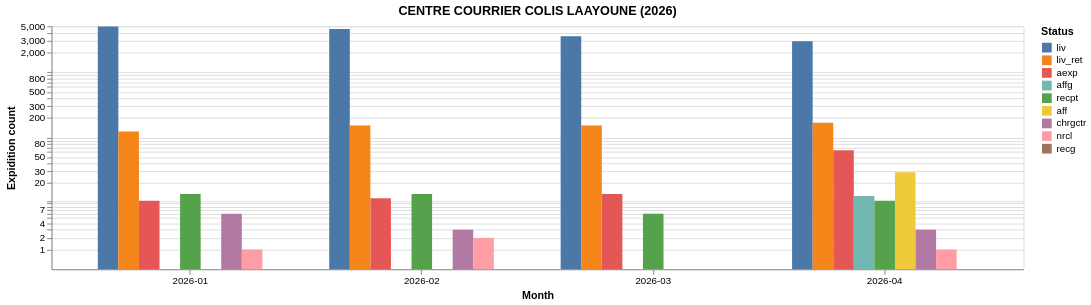
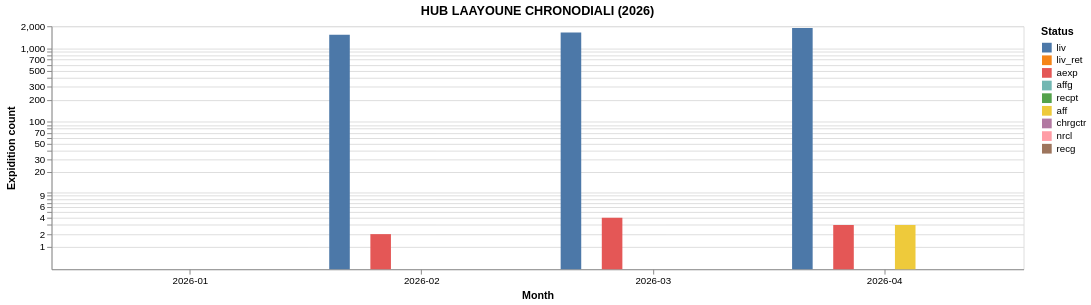
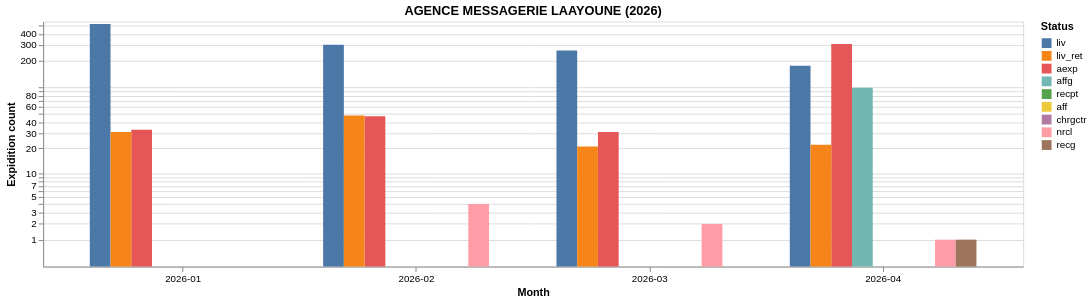
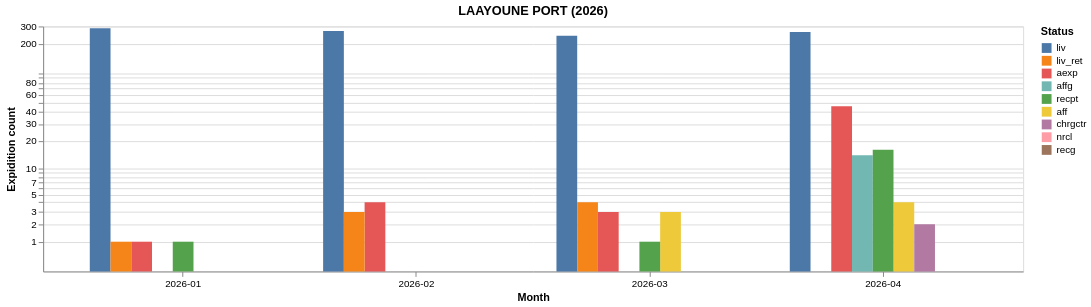

These figures' notebook cell, in order:
### Code cell
df_plot = prepare_data(data, "1mo", pl.date(2026, 1, 1))
sites_by_total = ordered_by_total(df_plot, "SITE_DERNIER_STATUT")
status_by_total = ordered_by_total(df_plot, "DERNIER_STATUT")

for site in sites_by_total:
    chart = (
        alt.Chart(df_plot.filter(SITE_DERNIER_STATUT=site))
        .mark_bar()
        .encode(
            x=alt.X("YEAR_MONTH:N", sort=None, title="Month"),
            y=alt.Y("COUNT:Q", title="Expidition count")
            .scale(type="symlog")
            .axis(values=LogLocator(subs=range(1, 10)).tick_values(10, 100000)),
            color=alt.Color("DERNIER_STATUT:N", title="Status", sort=status_by_total),
            xOffset=alt.XOffset("DERNIER_STATUT:N", sort=status_by_total),
        )
        .properties(width=1000, height=250, title=f"{site} (2026)")
        .configure_axisX(labelAngle=0)
    )

    chart.show()
    # chart.save(f"charts/package_count_2026_by_month_{site}.png")

### Figure 1 — Vega-Lite specification as saved in the notebook (floating-point values rounded to 4 significant figures)
{"config": {"view": {"continuousWidth": 300, "continuousHeight": 300}, "axisX": {"labelAngle": 0}}, "data": {"name": "data-56ee0894988f301078cf0d401d5d0682"}, "mark": {"type": "bar"}, "encoding": {"color": {"field": "DERNIER_STATUT", "sort": ["liv", "liv_ret", "aexp", "affg", "recpt", "aff", "chrgctr", "nrcl", "recg"], "title": "Status", "type": "nominal"}, "x": {"field": "YEAR_MONTH", "sort": null, "title": "Month", "type": "nominal"}, "xOffset": {"field": "DERNIER_STATUT", "sort": ["liv", "liv_ret", "aexp", "affg", "recpt", "aff", "chrgctr", "nrcl", "recg"], "type": "nominal"}, "y": {"axis": {"values": [1.0, 2.0, 3.0, 4.0, 5.0, 6.0, 7.0, 8.0, 9.0, 10.0, 20.0, 30.0, 40.0, 50.0, 60.0, 70.0, 80.0, 90.0, 100.0, 200.0, 300.0, 400.0, 500.0, 600.0, 700.0, 800.0, 900.0, 1000.0, 2000.0, 3000.0, 4000.0, 5000.0, 6000.0, 7000.0, 8000.0, 9000.0, 10000.0, 20000.0, 30000.0, 40000.0, 50000.0, 60000.0, 70000.0, 80000.0, 90000.0, 100000.0, 200000.0, 300000.0, 400000.0, 500000.0, 600000.0, 700000.0, 800000.0, 900000.0, 1000000.0, 2000000.0, 3000000.0, 4000000.0, 5000000.0, 6000000.0, 7000000.0, 8000000.0, 9000000.0]}, "field": "COUNT", "scale": {"type": "symlog"}, "title": "Expidition count", "type": "quantitative"}}, "height": 250, "title": "CENTRE COURRIER COLIS LAAYOUNE (2026)", "width": 1000, "$schema": "https://vega.github.io/schema/vega-lite/v6.4.1.json", "datasets": {"data-56ee0894988f301078cf0d401d5d0682": [{"SITE_DERNIER_STATUT": "CENTRE COURRIER COLIS LAAYOUNE", "DERNIER_STATUT": "aexp", "DATE_DERNIER_STATUT": "2026-01-01T00:00:00", "COUNT": 10, "YEAR_MONTH": "2026-01", "YEAR": "2026", "MONTH": "01", "MONTH_NAME": "Jan"}, {"SITE_DERNIER_STATUT": "CENTRE COURRIER COLIS LAAYOUNE", "DERNIER_STATUT": "aff", "DATE_DERNIER_STATUT": "2026-01-01T00:00:00", "COUNT": 0, "YEAR_MONTH": "2026-01", "YEAR": "2026", "MONTH": "01", "MONTH_NAME": "Jan"}, {"SITE_DERNIER_STATUT": "CENTRE COURRIER COLIS LAAYOUNE", "DERNIER_STATUT": "affg", "DATE_DERNIER_STATUT": "2026-01-01T00:00:00", "COUNT": 0, "YEAR_MONTH": "2026-01", "YEAR": "2026", "MONTH": "01", "MONTH_NAME": "Jan"}, {"SITE_DERNIER_STATUT": "CENTRE COURRIER COLIS LAAYOUNE", "DERNIER_STATUT": "chrgctr", "DATE_DERNIER_STATUT": "2026-01-01T00:00:00", "COUNT": 6, "YEAR_MONTH": "2026-01", "YEAR": "2026", "MONTH": "01", "MONTH_NAME": "Jan"}, {"SITE_DERNIER_STATUT": "CENTRE COURRIER COLIS LAAYOUNE", "DERNIER_STATUT": "liv", "DATE_DERNIER_STATUT": "2026-01-01T00:00:00", "COUNT": 4971, "YEAR_MONTH": "2026-01", "YEAR": "2026", "MONTH": "01", "MONTH_NAME": "Jan"}, {"SITE_DERNIER_STATUT": "CENTRE COURRIER COLIS LAAYOUNE", "DERNIER_STATUT": "liv_ret", "DATE_DERNIER_STATUT": "2026-01-01T00:00:00", "COUNT": 124, "YEAR_MONTH": "2026-01", "YEAR": "2026", "MONTH": "01", "MONTH_NAME": "Jan"}, {"SITE_DERNIER_STATUT": "CENTRE COURRIER COLIS LAAYOUNE", "DERNIER_STATUT": "nrcl", "DATE_DERNIER_STATUT": "2026-01-01T00:00:00", "COUNT": 1, "YEAR_MONTH": "2026-01", "YEAR": "2026", "MONTH": "01", "MONTH_NAME": "Jan"}, {"SITE_DERNIER_STATUT": "CENTRE COURRIER COLIS LAAYOUNE", "DERNIER_STATUT": "recg", "DATE_DERNIER_STATUT": "2026-01-01T00:00:00", "COUNT": 0, "YEAR_MONTH": "2026-01", "YEAR": "2026", "MONTH": "01", "MONTH_NAME": "Jan"}, {"SITE_DERNIER_STATUT": "CENTRE COURRIER COLIS LAAYOUNE", "DERNIER_STATUT": "recpt", "DATE_DERNIER_STATUT": "2026-01-01T00:00:00", "COUNT": 13, "YEAR_MONTH": "2026-01", "YEAR": "2026", "MONTH": "01", "MONTH_NAME": "Jan"}, {"SITE_DERNIER_STATUT": "CENTRE COURRIER COLIS LAAYOUNE", "DERNIER_STATUT": "aexp", "DATE_DERNIER_STATUT": "2026-02-01T00:00:00", "COUNT": 11, "YEAR_MONTH": "2026-02", "YEAR": "2026", "MONTH": "02", "MONTH_NAME": "Feb"}, {"SITE_DERNIER_STATUT": "CENTRE COURRIER COLIS LAAYOUNE", "DERNIER_STATUT": "aff", "DATE_DERNIER_STATUT": "2026-02-01T00:00:00", "COUNT": 0, "YEAR_MONTH": "2026-02", "YEAR": "2026", "MONTH": "02", "MONTH_NAME": "Feb"}, {"SITE_DERNIER_STATUT": "CENTRE COURRIER COLIS LAAYOUNE", "DERNIER_STATUT": "affg", "DATE_DERNIER_STATUT": "2026-02-01T00:00:00", "COUNT": 0, "YEAR_MONTH": "2026-02", "YEAR": "2026", "MONTH": "02", "MONTH_NAME": "Feb"}, {"SITE_DERNIER_STATUT": "CENTRE COURRIER COLIS LAAYOUNE", "DERNIER_STATUT": "chrgctr", "DATE_DERNIER_STATUT": "2026-02-01T00:00:00", "COUNT": 3, "YEAR_MONTH": "2026-02", "YEAR": "2026", "MONTH": "02", "MONTH_NAME": "Feb"}, {"SITE_DERNIER_STATUT": "CENTRE COURRIER COLIS LAAYOUNE", "DERNIER_STATUT": "liv", "DATE_DERNIER_STATUT": "2026-02-01T00:00:00", "COUNT": 4556, "YEAR_MONTH": "2026-02", "YEAR": "2026", "MONTH": "02", "MONTH_NAME": "Feb"}, {"SITE_DERNIER_STATUT": "CENTRE COURRIER COLIS LAAYOUNE", "DERNIER_STATUT": "liv_ret", "DATE_DERNIER_STATUT": "2026-02-01T00:00:00", "COUNT": 153, "YEAR_MONTH": "2026-02", "YEAR": "2026", "MONTH": "02", "MONTH_NAME": "Feb"}, {"SITE_DERNIER_STATUT": "CENTRE COURRIER COLIS LAAYOUNE", "DERNIER_STATUT": "nrcl", "DATE_DERNIER_STATUT": "2026-02-01T00:00:00", "COUNT": 2, "YEAR_MONTH": "2026-02", "YEAR": "2026", "MONTH": "02", "MONTH_NAME": "Feb"}, {"SITE_DERNIER_STATUT": "CENTRE COURRIER COLIS LAAYOUNE", "DERNIER_STATUT": "recg", "DATE_DERNIER_STATUT": "2026-02-01T00:00:00", "COUNT": 0, "YEAR_MONTH": "2026-02", "YEAR": "2026", "MONTH": "02", "MONTH_NAME": "Feb"}, {"SITE_DERNIER_STATUT": "CENTRE COURRIER COLIS LAAYOUNE", "DERNIER_STATUT": "recpt", "DATE_DERNIER_STATUT": "2026-02-01T00:00:00", "COUNT": 13, "YEAR_MONTH": "2026-02", "YEAR": "2026", "MONTH": "02", "MONTH_NAME": "Feb"}, {"SITE_DERNIER_STATUT": "CENTRE COURRIER COLIS LAAYOUNE", "DERNIER_STATUT": "aexp", "DATE_DERNIER_STATUT": "2026-03-01T00:00:00", "COUNT": 13, "YEAR_MONTH": "2026-03", "YEAR": "2026", "MONTH": "03", "MONTH_NAME": "Mar"}, {"SITE_DERNIER_STATUT": "CENTRE COURRIER COLIS LAAYOUNE", "DERNIER_STATUT": "aff", "DATE_DERNIER_STATUT": "2026-03-01T00:00:00", "COUNT": 0, "YEAR_MONTH": "2026-03", "YEAR": "2026", "MONTH": "03", "MONTH_NAME": "Mar"}, {"SITE_DERNIER_STATUT": "CENTRE COURRIER COLIS LAAYOUNE", "DERNIER_STATUT": "affg", "DATE_DERNIER_STATUT": "2026-03-01T00:00:00", "COUNT": 0, "YEAR_MONTH": "2026-03", "YEAR": "2026", "MONTH": "03", "MONTH_NAME": "Mar"}, {"SITE_DERNIER_STATUT": "CENTRE COURRIER COLIS LAAYOUNE", "DERNIER_STATUT": "chrgctr", "DATE_DERNIER_STATUT": "2026-03-01T00:00:00", "COUNT": 0, "YEAR_MONTH": "2026-03", "YEAR": "2026", "MONTH": "03", "MONTH_NAME": "Mar"}, {"SITE_DERNIER_STATUT": "CENTRE COURRIER COLIS LAAYOUNE", "DERNIER_STATUT": "liv", "DATE_DERNIER_STATUT": "2026-03-01T00:00:00", "COUNT": 3522, "YEAR_MONTH": "2026-03", "YEAR": "2026", "MONTH": "03", "MONTH_NAME": "Mar"}, {"SITE_DERNIER_STATUT": "CENTRE COURRIER COLIS LAAYOUNE", "DERNIER_STATUT": "liv_ret", "DATE_DERNIER_STATUT": "2026-03-01T00:00:00", "COUNT": 153, "YEAR_MONTH": "2026-03", "YEAR": "2026", "MONTH": "03", "MONTH_NAME": "Mar"}, {"SITE_DERNIER_STATUT": "CENTRE COURRIER COLIS LAAYOUNE", "DERNIER_STATUT": "nrcl", "DATE_DERNIER_STATUT": "2026-03-01T00:00:00", "COUNT": 0, "YEAR_MONTH": "2026-03", "YEAR": "2026", "MONTH": "03", "MONTH_NAME": "Mar"}, {"SITE_DERNIER_STATUT": "CENTRE COURRIER COLIS LAAYOUNE", "DERNIER_STATUT": "recg", "DATE_DERNIER_STATUT": "2026-03-01T00:00:00", "COUNT": 0, "YEAR_MONTH": "2026-03", "YEAR": "2026", "MONTH": "03", "MONTH_NAME": "Mar"}, {"SITE_DERNIER_STATUT": "CENTRE COURRIER COLIS LAAYOUNE", "DERNIER_STATUT": "recpt", "DATE_DERNIER_STATUT": "2026-03-01T00:00:00", "COUNT": 6, "YEAR_MONTH": "2026-03", "YEAR": "2026", "MONTH": "03", "MONTH_NAME": "Mar"}, {"SITE_DERNIER_STATUT": "CENTRE COURRIER COLIS LAAYOUNE", "DERNIER_STATUT": "aexp", "DATE_DERNIER_STATUT": "2026-04-01T00:00:00", "COUNT": 64, "YEAR_MONTH": "2026-04", "YEAR": "2026", "MONTH": "04", "MONTH_NAME": "Apr"}, {"SITE_DERNIER_STATUT": "CENTRE COURRIER COLIS LAAYOUNE", "DERNIER_STATUT": "aff", "DATE_DERNIER_STATUT": "2026-04-01T00:00:00", "COUNT": 29, "YEAR_MONTH": "2026-04", "YEAR": "2026", "MONTH": "04", "MONTH_NAME": "Apr"}, {"SITE_DERNIER_STATUT": "CENTRE COURRIER COLIS LAAYOUNE", "DERNIER_STATUT": "affg", "DATE_DERNIER_STATUT": "2026-04-01T00:00:00", "COUNT": 12, "YEAR_MONTH": "2026-04", "YEAR": "2026", "MONTH": "04", "MONTH_NAME": "Apr"}, {"SITE_DERNIER_STATUT": "CENTRE COURRIER COLIS LAAYOUNE", "DERNIER_STATUT": "chrgctr", "DATE_DERNIER_STATUT": "2026-04-01T00:00:00", "COUNT": 3, "YEAR_MONTH": "2026-04", "YEAR": "2026", "MONTH": "04", "MONTH_NAME": "Apr"}, {"SITE_DERNIER_STATUT": "CENTRE COURRIER COLIS LAAYOUNE", "DERNIER_STATUT": "liv", "DATE_DERNIER_STATUT": "2026-04-01T00:00:00", "COUNT": 2948, "YEAR_MONTH": "2026-04", "YEAR": "2026", "MONTH": "04", "MONTH_NAME": "Apr"}, {"SITE_DERNIER_STATUT": "CENTRE COURRIER COLIS LAAYOUNE", "DERNIER_STATUT": "liv_ret", "DATE_DERNIER_STATUT": "2026-04-01T00:00:00", "COUNT": 169, "YEAR_MONTH": "2026-04", "YEAR": "2026", "MONTH": "04", "MONTH_NAME": "Apr"}, {"SITE_DERNIER_STATUT": "CENTRE COURRIER COLIS LAAYOUNE", "DERNIER_STATUT": "nrcl", "DATE_DERNIER_STATUT": "2026-04-01T00:00:00", "COUNT": 1, "YEAR_MONTH": "2026-04", "YEAR": "2026", "MONTH": "04", "MONTH_NAME": "Apr"}, {"SITE_DERNIER_STATUT": "CENTRE COURRIER COLIS LAAYOUNE", "DERNIER_STATUT": "recg", "DATE_DERNIER_STATUT": "2026-04-01T00:00:00", "COUNT": 0, "YEAR_MONTH": "2026-04", "YEAR": "2026", "MONTH": "04", "MONTH_NAME": "Apr"}, {"SITE_DERNIER_STATUT": "CENTRE COURRIER COLIS LAAYOUNE", "DERNIER_STATUT": "recpt", "DATE_DERNIER_STATUT": "2026-04-01T00:00:00", "COUNT": 10, "YEAR_MONTH": "2026-04", "YEAR": "2026", "MONTH": "04", "MONTH_NAME": "Apr"}]}}

### Figure 2 — Vega-Lite specification as saved in the notebook (floating-point values rounded to 4 significant figures)
{"config": {"view": {"continuousWidth": 300, "continuousHeight": 300}, "axisX": {"labelAngle": 0}}, "data": {"name": "data-4bdb366695eddfcc0a6131e10d7fc51e"}, "mark": {"type": "bar"}, "encoding": {"color": {"field": "DERNIER_STATUT", "sort": ["liv", "liv_ret", "aexp", "affg", "recpt", "aff", "chrgctr", "nrcl", "recg"], "title": "Status", "type": "nominal"}, "x": {"field": "YEAR_MONTH", "sort": null, "title": "Month", "type": "nominal"}, "xOffset": {"field": "DERNIER_STATUT", "sort": ["liv", "liv_ret", "aexp", "affg", "recpt", "aff", "chrgctr", "nrcl", "recg"], "type": "nominal"}, "y": {"axis": {"values": [1.0, 2.0, 3.0, 4.0, 5.0, 6.0, 7.0, 8.0, 9.0, 10.0, 20.0, 30.0, 40.0, 50.0, 60.0, 70.0, 80.0, 90.0, 100.0, 200.0, 300.0, 400.0, 500.0, 600.0, 700.0, 800.0, 900.0, 1000.0, 2000.0, 3000.0, 4000.0, 5000.0, 6000.0, 7000.0, 8000.0, 9000.0, 10000.0, 20000.0, 30000.0, 40000.0, 50000.0, 60000.0, 70000.0, 80000.0, 90000.0, 100000.0, 200000.0, 300000.0, 400000.0, 500000.0, 600000.0, 700000.0, 800000.0, 900000.0, 1000000.0, 2000000.0, 3000000.0, 4000000.0, 5000000.0, 6000000.0, 7000000.0, 8000000.0, 9000000.0]}, "field": "COUNT", "scale": {"type": "symlog"}, "title": "Expidition count", "type": "quantitative"}}, "height": 250, "title": "HUB LAAYOUNE CHRONODIALI (2026)", "width": 1000, "$schema": "https://vega.github.io/schema/vega-lite/v6.4.1.json", "datasets": {"data-4bdb366695eddfcc0a6131e10d7fc51e": [{"SITE_DERNIER_STATUT": "HUB LAAYOUNE CHRONODIALI", "DERNIER_STATUT": "aexp", "DATE_DERNIER_STATUT": "2026-01-01T00:00:00", "COUNT": 0, "YEAR_MONTH": "2026-01", "YEAR": "2026", "MONTH": "01", "MONTH_NAME": "Jan"}, {"SITE_DERNIER_STATUT": "HUB LAAYOUNE CHRONODIALI", "DERNIER_STATUT": "aff", "DATE_DERNIER_STATUT": "2026-01-01T00:00:00", "COUNT": 0, "YEAR_MONTH": "2026-01", "YEAR": "2026", "MONTH": "01", "MONTH_NAME": "Jan"}, {"SITE_DERNIER_STATUT": "HUB LAAYOUNE CHRONODIALI", "DERNIER_STATUT": "affg", "DATE_DERNIER_STATUT": "2026-01-01T00:00:00", "COUNT": 0, "YEAR_MONTH": "2026-01", "YEAR": "2026", "MONTH": "01", "MONTH_NAME": "Jan"}, {"SITE_DERNIER_STATUT": "HUB LAAYOUNE CHRONODIALI", "DERNIER_STATUT": "chrgctr", "DATE_DERNIER_STATUT": "2026-01-01T00:00:00", "COUNT": 0, "YEAR_MONTH": "2026-01", "YEAR": "2026", "MONTH": "01", "MONTH_NAME": "Jan"}, {"SITE_DERNIER_STATUT": "HUB LAAYOUNE CHRONODIALI", "DERNIER_STATUT": "liv", "DATE_DERNIER_STATUT": "2026-01-01T00:00:00", "COUNT": 0, "YEAR_MONTH": "2026-01", "YEAR": "2026", "MONTH": "01", "MONTH_NAME": "Jan"}, {"SITE_DERNIER_STATUT": "HUB LAAYOUNE CHRONODIALI", "DERNIER_STATUT": "liv_ret", "DATE_DERNIER_STATUT": "2026-01-01T00:00:00", "COUNT": 0, "YEAR_MONTH": "2026-01", "YEAR": "2026", "MONTH": "01", "MONTH_NAME": "Jan"}, {"SITE_DERNIER_STATUT": "HUB LAAYOUNE CHRONODIALI", "DERNIER_STATUT": "nrcl", "DATE_DERNIER_STATUT": "2026-01-01T00:00:00", "COUNT": 0, "YEAR_MONTH": "2026-01", "YEAR": "2026", "MONTH": "01", "MONTH_NAME": "Jan"}, {"SITE_DERNIER_STATUT": "HUB LAAYOUNE CHRONODIALI", "DERNIER_STATUT": "recg", "DATE_DERNIER_STATUT": "2026-01-01T00:00:00", "COUNT": 0, "YEAR_MONTH": "2026-01", "YEAR": "2026", "MONTH": "01", "MONTH_NAME": "Jan"}, {"SITE_DERNIER_STATUT": "HUB LAAYOUNE CHRONODIALI", "DERNIER_STATUT": "recpt", "DATE_DERNIER_STATUT": "2026-01-01T00:00:00", "COUNT": 0, "YEAR_MONTH": "2026-01", "YEAR": "2026", "MONTH": "01", "MONTH_NAME": "Jan"}, {"SITE_DERNIER_STATUT": "HUB LAAYOUNE CHRONODIALI", "DERNIER_STATUT": "aexp", "DATE_DERNIER_STATUT": "2026-02-01T00:00:00", "COUNT": 2, "YEAR_MONTH": "2026-02", "YEAR": "2026", "MONTH": "02", "MONTH_NAME": "Feb"}, {"SITE_DERNIER_STATUT": "HUB LAAYOUNE CHRONODIALI", "DERNIER_STATUT": "aff", "DATE_DERNIER_STATUT": "2026-02-01T00:00:00", "COUNT": 0, "YEAR_MONTH": "2026-02", "YEAR": "2026", "MONTH": "02", "MONTH_NAME": "Feb"}, {"SITE_DERNIER_STATUT": "HUB LAAYOUNE CHRONODIALI", "DERNIER_STATUT": "affg", "DATE_DERNIER_STATUT": "2026-02-01T00:00:00", "COUNT": 0, "YEAR_MONTH": "2026-02", "YEAR": "2026", "MONTH": "02", "MONTH_NAME": "Feb"}, {"SITE_DERNIER_STATUT": "HUB LAAYOUNE CHRONODIALI", "DERNIER_STATUT": "chrgctr", "DATE_DERNIER_STATUT": "2026-02-01T00:00:00", "COUNT": 0, "YEAR_MONTH": "2026-02", "YEAR": "2026", "MONTH": "02", "MONTH_NAME": "Feb"}, {"SITE_DERNIER_STATUT": "HUB LAAYOUNE CHRONODIALI", "DERNIER_STATUT": "liv", "DATE_DERNIER_STATUT": "2026-02-01T00:00:00", "COUNT": 1530, "YEAR_MONTH": "2026-02", "YEAR": "2026", "MONTH": "02", "MONTH_NAME": "Feb"}, {"SITE_DERNIER_STATUT": "HUB LAAYOUNE CHRONODIALI", "DERNIER_STATUT": "liv_ret", "DATE_DERNIER_STATUT": "2026-02-01T00:00:00", "COUNT": 0, "YEAR_MONTH": "2026-02", "YEAR": "2026", "MONTH": "02", "MONTH_NAME": "Feb"}, {"SITE_DERNIER_STATUT": "HUB LAAYOUNE CHRONODIALI", "DERNIER_STATUT": "nrcl", "DATE_DERNIER_STATUT": "2026-02-01T00:00:00", "COUNT": 0, "YEAR_MONTH": "2026-02", "YEAR": "2026", "MONTH": "02", "MONTH_NAME": "Feb"}, {"SITE_DERNIER_STATUT": "HUB LAAYOUNE CHRONODIALI", "DERNIER_STATUT": "recg", "DATE_DERNIER_STATUT": "2026-02-01T00:00:00", "COUNT": 0, "YEAR_MONTH": "2026-02", "YEAR": "2026", "MONTH": "02", "MONTH_NAME": "Feb"}, {"SITE_DERNIER_STATUT": "HUB LAAYOUNE CHRONODIALI", "DERNIER_STATUT": "recpt", "DATE_DERNIER_STATUT": "2026-02-01T00:00:00", "COUNT": 0, "YEAR_MONTH": "2026-02", "YEAR": "2026", "MONTH": "02", "MONTH_NAME": "Feb"}, {"SITE_DERNIER_STATUT": "HUB LAAYOUNE CHRONODIALI", "DERNIER_STATUT": "aexp", "DATE_DERNIER_STATUT": "2026-03-01T00:00:00", "COUNT": 4, "YEAR_MONTH": "2026-03", "YEAR": "2026", "MONTH": "03", "MONTH_NAME": "Mar"}, {"SITE_DERNIER_STATUT": "HUB LAAYOUNE CHRONODIALI", "DERNIER_STATUT": "aff", "DATE_DERNIER_STATUT": "2026-03-01T00:00:00", "COUNT": 0, "YEAR_MONTH": "2026-03", "YEAR": "2026", "MONTH": "03", "MONTH_NAME": "Mar"}, {"SITE_DERNIER_STATUT": "HUB LAAYOUNE CHRONODIALI", "DERNIER_STATUT": "affg", "DATE_DERNIER_STATUT": "2026-03-01T00:00:00", "COUNT": 0, "YEAR_MONTH": "2026-03", "YEAR": "2026", "MONTH": "03", "MONTH_NAME": "Mar"}, {"SITE_DERNIER_STATUT": "HUB LAAYOUNE CHRONODIALI", "DERNIER_STATUT": "chrgctr", "DATE_DERNIER_STATUT": "2026-03-01T00:00:00", "COUNT": 0, "YEAR_MONTH": "2026-03", "YEAR": "2026", "MONTH": "03", "MONTH_NAME": "Mar"}, {"SITE_DERNIER_STATUT": "HUB LAAYOUNE CHRONODIALI", "DERNIER_STATUT": "liv", "DATE_DERNIER_STATUT": "2026-03-01T00:00:00", "COUNT": 1648, "YEAR_MONTH": "2026-03", "YEAR": "2026", "MONTH": "03", "MONTH_NAME": "Mar"}, {"SITE_DERNIER_STATUT": "HUB LAAYOUNE CHRONODIALI", "DERNIER_STATUT": "liv_ret", "DATE_DERNIER_STATUT": "2026-03-01T00:00:00", "COUNT": 0, "YEAR_MONTH": "2026-03", "YEAR": "2026", "MONTH": "03", "MONTH_NAME": "Mar"}, {"SITE_DERNIER_STATUT": "HUB LAAYOUNE CHRONODIALI", "DERNIER_STATUT": "nrcl", "DATE_DERNIER_STATUT": "2026-03-01T00:00:00", "COUNT": 0, "YEAR_MONTH": "2026-03", "YEAR": "2026", "MONTH": "03", "MONTH_NAME": "Mar"}, {"SITE_DERNIER_STATUT": "HUB LAAYOUNE CHRONODIALI", "DERNIER_STATUT": "recg", "DATE_DERNIER_STATUT": "2026-03-01T00:00:00", "COUNT": 0, "YEAR_MONTH": "2026-03", "YEAR": "2026", "MONTH": "03", "MONTH_NAME": "Mar"}, {"SITE_DERNIER_STATUT": "HUB LAAYOUNE CHRONODIALI", "DERNIER_STATUT": "recpt", "DATE_DERNIER_STATUT": "2026-03-01T00:00:00", "COUNT": 0, "YEAR_MONTH": "2026-03", "YEAR": "2026", "MONTH": "03", "MONTH_NAME": "Mar"}, {"SITE_DERNIER_STATUT": "HUB LAAYOUNE CHRONODIALI", "DERNIER_STATUT": "aexp", "DATE_DERNIER_STATUT": "2026-04-01T00:00:00", "COUNT": 3, "YEAR_MONTH": "2026-04", "YEAR": "2026", "MONTH": "04", "MONTH_NAME": "Apr"}, {"SITE_DERNIER_STATUT": "HUB LAAYOUNE CHRONODIALI", "DERNIER_STATUT": "aff", "DATE_DERNIER_STATUT": "2026-04-01T00:00:00", "COUNT": 3, "YEAR_MONTH": "2026-04", "YEAR": "2026", "MONTH": "04", "MONTH_NAME": "Apr"}, {"SITE_DERNIER_STATUT": "HUB LAAYOUNE CHRONODIALI", "DERNIER_STATUT": "affg", "DATE_DERNIER_STATUT": "2026-04-01T00:00:00", "COUNT": 0, "YEAR_MONTH": "2026-04", "YEAR": "2026", "MONTH": "04", "MONTH_NAME": "Apr"}, {"SITE_DERNIER_STATUT": "HUB LAAYOUNE CHRONODIALI", "DERNIER_STATUT": "chrgctr", "DATE_DERNIER_STATUT": "2026-04-01T00:00:00", "COUNT": 0, "YEAR_MONTH": "2026-04", "YEAR": "2026", "MONTH": "04", "MONTH_NAME": "Apr"}, {"SITE_DERNIER_STATUT": "HUB LAAYOUNE CHRONODIALI", "DERNIER_STATUT": "liv", "DATE_DERNIER_STATUT": "2026-04-01T00:00:00", "COUNT": 1890, "YEAR_MONTH": "2026-04", "YEAR": "2026", "MONTH": "04", "MONTH_NAME": "Apr"}, {"SITE_DERNIER_STATUT": "HUB LAAYOUNE CHRONODIALI", "DERNIER_STATUT": "liv_ret", "DATE_DERNIER_STATUT": "2026-04-01T00:00:00", "COUNT": 0, "YEAR_MONTH": "2026-04", "YEAR": "2026", "MONTH": "04", "MONTH_NAME": "Apr"}, {"SITE_DERNIER_STATUT": "HUB LAAYOUNE CHRONODIALI", "DERNIER_STATUT": "nrcl", "DATE_DERNIER_STATUT": "2026-04-01T00:00:00", "COUNT": 0, "YEAR_MONTH": "2026-04", "YEAR": "2026", "MONTH": "04", "MONTH_NAME": "Apr"}, {"SITE_DERNIER_STATUT": "HUB LAAYOUNE CHRONODIALI", "DERNIER_STATUT": "recg", "DATE_DERNIER_STATUT": "2026-04-01T00:00:00", "COUNT": 0, "YEAR_MONTH": "2026-04", "YEAR": "2026", "MONTH": "04", "MONTH_NAME": "Apr"}, {"SITE_DERNIER_STATUT": "HUB LAAYOUNE CHRONODIALI", "DERNIER_STATUT": "recpt", "DATE_DERNIER_STATUT": "2026-04-01T00:00:00", "COUNT": 0, "YEAR_MONTH": "2026-04", "YEAR": "2026", "MONTH": "04", "MONTH_NAME": "Apr"}]}}

### Figure 3 — Vega-Lite specification as saved in the notebook (floating-point values rounded to 4 significant figures)
{"config": {"view": {"continuousWidth": 300, "continuousHeight": 300}, "axisX": {"labelAngle": 0}}, "data": {"name": "data-d148eb8be7ae00e106f3fa4dbdd7d098"}, "mark": {"type": "bar"}, "encoding": {"color": {"field": "DERNIER_STATUT", "sort": ["liv", "liv_ret", "aexp", "affg", "recpt", "aff", "chrgctr", "nrcl", "recg"], "title": "Status", "type": "nominal"}, "x": {"field": "YEAR_MONTH", "sort": null, "title": "Month", "type": "nominal"}, "xOffset": {"field": "DERNIER_STATUT", "sort": ["liv", "liv_ret", "aexp", "affg", "recpt", "aff", "chrgctr", "nrcl", "recg"], "type": "nominal"}, "y": {"axis": {"values": [1.0, 2.0, 3.0, 4.0, 5.0, 6.0, 7.0, 8.0, 9.0, 10.0, 20.0, 30.0, 40.0, 50.0, 60.0, 70.0, 80.0, 90.0, 100.0, 200.0, 300.0, 400.0, 500.0, 600.0, 700.0, 800.0, 900.0, 1000.0, 2000.0, 3000.0, 4000.0, 5000.0, 6000.0, 7000.0, 8000.0, 9000.0, 10000.0, 20000.0, 30000.0, 40000.0, 50000.0, 60000.0, 70000.0, 80000.0, 90000.0, 100000.0, 200000.0, 300000.0, 400000.0, 500000.0, 600000.0, 700000.0, 800000.0, 900000.0, 1000000.0, 2000000.0, 3000000.0, 4000000.0, 5000000.0, 6000000.0, 7000000.0, 8000000.0, 9000000.0]}, "field": "COUNT", "scale": {"type": "symlog"}, "title": "Expidition count", "type": "quantitative"}}, "height": 250, "title": "AGENCE MESSAGERIE LAAYOUNE (2026)", "width": 1000, "$schema": "https://vega.github.io/schema/vega-lite/v6.4.1.json", "datasets": {"data-d148eb8be7ae00e106f3fa4dbdd7d098": [{"SITE_DERNIER_STATUT": "AGENCE MESSAGERIE LAAYOUNE", "DERNIER_STATUT": "aexp", "DATE_DERNIER_STATUT": "2026-01-01T00:00:00", "COUNT": 33, "YEAR_MONTH": "2026-01", "YEAR": "2026", "MONTH": "01", "MONTH_NAME": "Jan"}, {"SITE_DERNIER_STATUT": "AGENCE MESSAGERIE LAAYOUNE", "DERNIER_STATUT": "aff", "DATE_DERNIER_STATUT": "2026-01-01T00:00:00", "COUNT": 0, "YEAR_MONTH": "2026-01", "YEAR": "2026", "MONTH": "01", "MONTH_NAME": "Jan"}, {"SITE_DERNIER_STATUT": "AGENCE MESSAGERIE LAAYOUNE", "DERNIER_STATUT": "affg", "DATE_DERNIER_STATUT": "2026-01-01T00:00:00", "COUNT": 0, "YEAR_MONTH": "2026-01", "YEAR": "2026", "MONTH": "01", "MONTH_NAME": "Jan"}, {"SITE_DERNIER_STATUT": "AGENCE MESSAGERIE LAAYOUNE", "DERNIER_STATUT": "chrgctr", "DATE_DERNIER_STATUT": "2026-01-01T00:00:00", "COUNT": 0, "YEAR_MONTH": "2026-01", "YEAR": "2026", "MONTH": "01", "MONTH_NAME": "Jan"}, {"SITE_DERNIER_STATUT": "AGENCE MESSAGERIE LAAYOUNE", "DERNIER_STATUT": "liv", "DATE_DERNIER_STATUT": "2026-01-01T00:00:00", "COUNT": 517, "YEAR_MONTH": "2026-01", "YEAR": "2026", "MONTH": "01", "MONTH_NAME": "Jan"}, {"SITE_DERNIER_STATUT": "AGENCE MESSAGERIE LAAYOUNE", "DERNIER_STATUT": "liv_ret", "DATE_DERNIER_STATUT": "2026-01-01T00:00:00", "COUNT": 31, "YEAR_MONTH": "2026-01", "YEAR": "2026", "MONTH": "01", "MONTH_NAME": "Jan"}, {"SITE_DERNIER_STATUT": "AGENCE MESSAGERIE LAAYOUNE", "DERNIER_STATUT": "nrcl", "DATE_DERNIER_STATUT": "2026-01-01T00:00:00", "COUNT": 0, "YEAR_MONTH": "2026-01", "YEAR": "2026", "MONTH": "01", "MONTH_NAME": "Jan"}, {"SITE_DERNIER_STATUT": "AGENCE MESSAGERIE LAAYOUNE", "DERNIER_STATUT": "recg", "DATE_DERNIER_STATUT": "2026-01-01T00:00:00", "COUNT": 0, "YEAR_MONTH": "2026-01", "YEAR": "2026", "MONTH": "01", "MONTH_NAME": "Jan"}, {"SITE_DERNIER_STATUT": "AGENCE MESSAGERIE LAAYOUNE", "DERNIER_STATUT": "recpt", "DATE_DERNIER_STATUT": "2026-01-01T00:00:00", "COUNT": 0, "YEAR_MONTH": "2026-01", "YEAR": "2026", "MONTH": "01", "MONTH_NAME": "Jan"}, {"SITE_DERNIER_STATUT": "AGENCE MESSAGERIE LAAYOUNE", "DERNIER_STATUT": "aexp", "DATE_DERNIER_STATUT": "2026-02-01T00:00:00", "COUNT": 47, "YEAR_MONTH": "2026-02", "YEAR": "2026", "MONTH": "02", "MONTH_NAME": "Feb"}, {"SITE_DERNIER_STATUT": "AGENCE MESSAGERIE LAAYOUNE", "DERNIER_STATUT": "aff", "DATE_DERNIER_STATUT": "2026-02-01T00:00:00", "COUNT": 0, "YEAR_MONTH": "2026-02", "YEAR": "2026", "MONTH": "02", "MONTH_NAME": "Feb"}, {"SITE_DERNIER_STATUT": "AGENCE MESSAGERIE LAAYOUNE", "DERNIER_STATUT": "affg", "DATE_DERNIER_STATUT": "2026-02-01T00:00:00", "COUNT": 0, "YEAR_MONTH": "2026-02", "YEAR": "2026", "MONTH": "02", "MONTH_NAME": "Feb"}, {"SITE_DERNIER_STATUT": "AGENCE MESSAGERIE LAAYOUNE", "DERNIER_STATUT": "chrgctr", "DATE_DERNIER_STATUT": "2026-02-01T00:00:00", "COUNT": 0, "YEAR_MONTH": "2026-02", "YEAR": "2026", "MONTH": "02", "MONTH_NAME": "Feb"}, {"SITE_DERNIER_STATUT": "AGENCE MESSAGERIE LAAYOUNE", "DERNIER_STATUT": "liv", "DATE_DERNIER_STATUT": "2026-02-01T00:00:00", "COUNT": 303, "YEAR_MONTH": "2026-02", "YEAR": "2026", "MONTH": "02", "MONTH_NAME": "Feb"}, {"SITE_DERNIER_STATUT": "AGENCE MESSAGERIE LAAYOUNE", "DERNIER_STATUT": "liv_ret", "DATE_DERNIER_STATUT": "2026-02-01T00:00:00", "COUNT": 48, "YEAR_MONTH": "2026-02", "YEAR": "2026", "MONTH": "02", "MONTH_NAME": "Feb"}, {"SITE_DERNIER_STATUT": "AGENCE MESSAGERIE LAAYOUNE", "DERNIER_STATUT": "nrcl", "DATE_DERNIER_STATUT": "2026-02-01T00:00:00", "COUNT": 4, "YEAR_MONTH": "2026-02", "YEAR": "2026", "MONTH": "02", "MONTH_NAME": "Feb"}, {"SITE_DERNIER_STATUT": "AGENCE MESSAGERIE LAAYOUNE", "DERNIER_STATUT": "recg", "DATE_DERNIER_STATUT": "2026-02-01T00:00:00", "COUNT": 0, "YEAR_MONTH": "2026-02", "YEAR": "2026", "MONTH": "02", "MONTH_NAME": "Feb"}, {"SITE_DERNIER_STATUT": "AGENCE MESSAGERIE LAAYOUNE", "DERNIER_STATUT": "recpt", "DATE_DERNIER_STATUT": "2026-02-01T00:00:00", "COUNT": 0, "YEAR_MONTH": "2026-02", "YEAR": "2026", "MONTH": "02", "MONTH_NAME": "Feb"}, {"SITE_DERNIER_STATUT": "AGENCE MESSAGERIE LAAYOUNE", "DERNIER_STATUT": "aexp", "DATE_DERNIER_STATUT": "2026-03-01T00:00:00", "COUNT": 31, "YEAR_MONTH": "2026-03", "YEAR": "2026", "MONTH": "03", "MONTH_NAME": "Mar"}, {"SITE_DERNIER_STATUT": "AGENCE MESSAGERIE LAAYOUNE", "DERNIER_STATUT": "aff", "DATE_DERNIER_STATUT": "2026-03-01T00:00:00", "COUNT": 0, "YEAR_MONTH": "2026-03", "YEAR": "2026", "MONTH": "03", "MONTH_NAME": "Mar"}, {"SITE_DERNIER_STATUT": "AGENCE MESSAGERIE LAAYOUNE", "DERNIER_STATUT": "affg", "DATE_DERNIER_STATUT": "2026-03-01T00:00:00", "COUNT": 0, "YEAR_MONTH": "2026-03", "YEAR": "2026", "MONTH": "03", "MONTH_NAME": "Mar"}, {"SITE_DERNIER_STATUT": "AGENCE MESSAGERIE LAAYOUNE", "DERNIER_STATUT": "chrgctr", "DATE_DERNIER_STATUT": "2026-03-01T00:00:00", "COUNT": 0, "YEAR_MONTH": "2026-03", "YEAR": "2026", "MONTH": "03", "MONTH_NAME": "Mar"}, {"SITE_DERNIER_STATUT": "AGENCE MESSAGERIE LAAYOUNE", "DERNIER_STATUT": "liv", "DATE_DERNIER_STATUT": "2026-03-01T00:00:00", "COUNT": 261, "YEAR_MONTH": "2026-03", "YEAR": "2026", "MONTH": "03", "MONTH_NAME": "Mar"}, {"SITE_DERNIER_STATUT": "AGENCE MESSAGERIE LAAYOUNE", "DERNIER_STATUT": "liv_ret", "DATE_DERNIER_STATUT": "2026-03-01T00:00:00", "COUNT": 21, "YEAR_MONTH": "2026-03", "YEAR": "2026", "MONTH": "03", "MONTH_NAME": "Mar"}, {"SITE_DERNIER_STATUT": "AGENCE MESSAGERIE LAAYOUNE", "DERNIER_STATUT": "nrcl", "DATE_DERNIER_STATUT": "2026-03-01T00:00:00", "COUNT": 2, "YEAR_MONTH": "2026-03", "YEAR": "2026", "MONTH": "03", "MONTH_NAME": "Mar"}, {"SITE_DERNIER_STATUT": "AGENCE MESSAGERIE LAAYOUNE", "DERNIER_STATUT": "recg", "DATE_DERNIER_STATUT": "2026-03-01T00:00:00", "COUNT": 0, "YEAR_MONTH": "2026-03", "YEAR": "2026", "MONTH": "03", "MONTH_NAME": "Mar"}, {"SITE_DERNIER_STATUT": "AGENCE MESSAGERIE LAAYOUNE", "DERNIER_STATUT": "recpt", "DATE_DERNIER_STATUT": "2026-03-01T00:00:00", "COUNT": 0, "YEAR_MONTH": "2026-03", "YEAR": "2026", "MONTH": "03", "MONTH_NAME": "Mar"}, {"SITE_DERNIER_STATUT": "AGENCE MESSAGERIE LAAYOUNE", "DERNIER_STATUT": "aexp", "DATE_DERNIER_STATUT": "2026-04-01T00:00:00", "COUNT": 308, "YEAR_MONTH": "2026-04", "YEAR": "2026", "MONTH": "04", "MONTH_NAME": "Apr"}, {"SITE_DERNIER_STATUT": "AGENCE MESSAGERIE LAAYOUNE", "DERNIER_STATUT": "aff", "DATE_DERNIER_STATUT": "2026-04-01T00:00:00", "COUNT": 0, "YEAR_MONTH": "2026-04", "YEAR": "2026", "MONTH": "04", "MONTH_NAME": "Apr"}, {"SITE_DERNIER_STATUT": "AGENCE MESSAGERIE LAAYOUNE", "DERNIER_STATUT": "affg", "DATE_DERNIER_STATUT": "2026-04-01T00:00:00", "COUNT": 99, "YEAR_MONTH": "2026-04", "YEAR": "2026", "MONTH": "04", "MONTH_NAME": "Apr"}, {"SITE_DERNIER_STATUT": "AGENCE MESSAGERIE LAAYOUNE", "DERNIER_STATUT": "chrgctr", "DATE_DERNIER_STATUT": "2026-04-01T00:00:00", "COUNT": 0, "YEAR_MONTH": "2026-04", "YEAR": "2026", "MONTH": "04", "MONTH_NAME": "Apr"}, {"SITE_DERNIER_STATUT": "AGENCE MESSAGERIE LAAYOUNE", "DERNIER_STATUT": "liv", "DATE_DERNIER_STATUT": "2026-04-01T00:00:00", "COUNT": 176, "YEAR_MONTH": "2026-04", "YEAR": "2026", "MONTH": "04", "MONTH_NAME": "Apr"}, {"SITE_DERNIER_STATUT": "AGENCE MESSAGERIE LAAYOUNE", "DERNIER_STATUT": "liv_ret", "DATE_DERNIER_STATUT": "2026-04-01T00:00:00", "COUNT": 22, "YEAR_MONTH": "2026-04", "YEAR": "2026", "MONTH": "04", "MONTH_NAME": "Apr"}, {"SITE_DERNIER_STATUT": "AGENCE MESSAGERIE LAAYOUNE", "DERNIER_STATUT": "nrcl", "DATE_DERNIER_STATUT": "2026-04-01T00:00:00", "COUNT": 1, "YEAR_MONTH": "2026-04", "YEAR": "2026", "MONTH": "04", "MONTH_NAME": "Apr"}, {"SITE_DERNIER_STATUT": "AGENCE MESSAGERIE LAAYOUNE", "DERNIER_STATUT": "recg", "DATE_DERNIER_STATUT": "2026-04-01T00:00:00", "COUNT": 1, "YEAR_MONTH": "2026-04", "YEAR": "2026", "MONTH": "04", "MONTH_NAME": "Apr"}, {"SITE_DERNIER_STATUT": "AGENCE MESSAGERIE LAAYOUNE", "DERNIER_STATUT": "recpt", "DATE_DERNIER_STATUT": "2026-04-01T00:00:00", "COUNT": 0, "YEAR_MONTH": "2026-04", "YEAR": "2026", "MONTH": "04", "MONTH_NAME": "Apr"}]}}

### Figure 4 — Vega-Lite specification as saved in the notebook (floating-point values rounded to 4 significant figures)
{"config": {"view": {"continuousWidth": 300, "continuousHeight": 300}, "axisX": {"labelAngle": 0}}, "data": {"name": "data-956540a71da2d836ef78947b9e1cf0d7"}, "mark": {"type": "bar"}, "encoding": {"color": {"field": "DERNIER_STATUT", "sort": ["liv", "liv_ret", "aexp", "affg", "recpt", "aff", "chrgctr", "nrcl", "recg"], "title": "Status", "type": "nominal"}, "x": {"field": "YEAR_MONTH", "sort": null, "title": "Month", "type": "nominal"}, "xOffset": {"field": "DERNIER_STATUT", "sort": ["liv", "liv_ret", "aexp", "affg", "recpt", "aff", "chrgctr", "nrcl", "recg"], "type": "nominal"}, "y": {"axis": {"values": [1.0, 2.0, 3.0, 4.0, 5.0, 6.0, 7.0, 8.0, 9.0, 10.0, 20.0, 30.0, 40.0, 50.0, 60.0, 70.0, 80.0, 90.0, 100.0, 200.0, 300.0, 400.0, 500.0, 600.0, 700.0, 800.0, 900.0, 1000.0, 2000.0, 3000.0, 4000.0, 5000.0, 6000.0, 7000.0, 8000.0, 9000.0, 10000.0, 20000.0, 30000.0, 40000.0, 50000.0, 60000.0, 70000.0, 80000.0, 90000.0, 100000.0, 200000.0, 300000.0, 400000.0, 500000.0, 600000.0, 700000.0, 800000.0, 900000.0, 1000000.0, 2000000.0, 3000000.0, 4000000.0, 5000000.0, 6000000.0, 7000000.0, 8000000.0, 9000000.0]}, "field": "COUNT", "scale": {"type": "symlog"}, "title": "Expidition count", "type": "quantitative"}}, "height": 250, "title": "LAAYOUNE PORT (2026)", "width": 1000, "$schema": "https://vega.github.io/schema/vega-lite/v6.4.1.json", "datasets": {"data-956540a71da2d836ef78947b9e1cf0d7": [{"SITE_DERNIER_STATUT": "LAAYOUNE PORT", "DERNIER_STATUT": "aexp", "DATE_DERNIER_STATUT": "2026-01-01T00:00:00", "COUNT": 1, "YEAR_MONTH": "2026-01", "YEAR": "2026", "MONTH": "01", "MONTH_NAME": "Jan"}, {"SITE_DERNIER_STATUT": "LAAYOUNE PORT", "DERNIER_STATUT": "aff", "DATE_DERNIER_STATUT": "2026-01-01T00:00:00", "COUNT": 0, "YEAR_MONTH": "2026-01", "YEAR": "2026", "MONTH": "01", "MONTH_NAME": "Jan"}, {"SITE_DERNIER_STATUT": "LAAYOUNE PORT", "DERNIER_STATUT": "affg", "DATE_DERNIER_STATUT": "2026-01-01T00:00:00", "COUNT": 0, "YEAR_MONTH": "2026-01", "YEAR": "2026", "MONTH": "01", "MONTH_NAME": "Jan"}, {"SITE_DERNIER_STATUT": "LAAYOUNE PORT", "DERNIER_STATUT": "chrgctr", "DATE_DERNIER_STATUT": "2026-01-01T00:00:00", "COUNT": 0, "YEAR_MONTH": "2026-01", "YEAR": "2026", "MONTH": "01", "MONTH_NAME": "Jan"}, {"SITE_DERNIER_STATUT": "LAAYOUNE PORT", "DERNIER_STATUT": "liv", "DATE_DERNIER_STATUT": "2026-01-01T00:00:00", "COUNT": 287, "YEAR_MONTH": "2026-01", "YEAR": "2026", "MONTH": "01", "MONTH_NAME": "Jan"}, {"SITE_DERNIER_STATUT": "LAAYOUNE PORT", "DERNIER_STATUT": "liv_ret", "DATE_DERNIER_STATUT": "2026-01-01T00:00:00", "COUNT": 1, "YEAR_MONTH": "2026-01", "YEAR": "2026", "MONTH": "01", "MONTH_NAME": "Jan"}, {"SITE_DERNIER_STATUT": "LAAYOUNE PORT", "DERNIER_STATUT": "nrcl", "DATE_DERNIER_STATUT": "2026-01-01T00:00:00", "COUNT": 0, "YEAR_MONTH": "2026-01", "YEAR": "2026", "MONTH": "01", "MONTH_NAME": "Jan"}, {"SITE_DERNIER_STATUT": "LAAYOUNE PORT", "DERNIER_STATUT": "recg", "DATE_DERNIER_STATUT": "2026-01-01T00:00:00", "COUNT": 0, "YEAR_MONTH": "2026-01", "YEAR": "2026", "MONTH": "01", "MONTH_NAME": "Jan"}, {"SITE_DERNIER_STATUT": "LAAYOUNE PORT", "DERNIER_STATUT": "recpt", "DATE_DERNIER_STATUT": "2026-01-01T00:00:00", "COUNT": 1, "YEAR_MONTH": "2026-01", "YEAR": "2026", "MONTH": "01", "MONTH_NAME": "Jan"}, {"SITE_DERNIER_STATUT": "LAAYOUNE PORT", "DERNIER_STATUT": "aexp", "DATE_DERNIER_STATUT": "2026-02-01T00:00:00", "COUNT": 4, "YEAR_MONTH": "2026-02", "YEAR": "2026", "MONTH": "02", "MONTH_NAME": "Feb"}, {"SITE_DERNIER_STATUT": "LAAYOUNE PORT", "DERNIER_STATUT": "aff", "DATE_DERNIER_STATUT": "2026-02-01T00:00:00", "COUNT": 0, "YEAR_MONTH": "2026-02", "YEAR": "2026", "MONTH": "02", "MONTH_NAME": "Feb"}, {"SITE_DERNIER_STATUT": "LAAYOUNE PORT", "DERNIER_STATUT": "affg", "DATE_DERNIER_STATUT": "2026-02-01T00:00:00", "COUNT": 0, "YEAR_MONTH": "2026-02", "YEAR": "2026", "MONTH": "02", "MONTH_NAME": "Feb"}, {"SITE_DERNIER_STATUT": "LAAYOUNE PORT", "DERNIER_STATUT": "chrgctr", "DATE_DERNIER_STATUT": "2026-02-01T00:00:00", "COUNT": 0, "YEAR_MONTH": "2026-02", "YEAR": "2026", "MONTH": "02", "MONTH_NAME": "Feb"}, {"SITE_DERNIER_STATUT": "LAAYOUNE PORT", "DERNIER_STATUT": "liv", "DATE_DERNIER_STATUT": "2026-02-01T00:00:00", "COUNT": 270, "YEAR_MONTH": "2026-02", "YEAR": "2026", "MONTH": "02", "MONTH_NAME": "Feb"}, {"SITE_DERNIER_STATUT": "LAAYOUNE PORT", "DERNIER_STATUT": "liv_ret", "DATE_DERNIER_STATUT": "2026-02-01T00:00:00", "COUNT": 3, "YEAR_MONTH": "2026-02", "YEAR": "2026", "MONTH": "02", "MONTH_NAME": "Feb"}, {"SITE_DERNIER_STATUT": "LAAYOUNE PORT", "DERNIER_STATUT": "nrcl", "DATE_DERNIER_STATUT": "2026-02-01T00:00:00", "COUNT": 0, "YEAR_MONTH": "2026-02", "YEAR": "2026", "MONTH": "02", "MONTH_NAME": "Feb"}, {"SITE_DERNIER_STATUT": "LAAYOUNE PORT", "DERNIER_STATUT": "recg", "DATE_DERNIER_STATUT": "2026-02-01T00:00:00", "COUNT": 0, "YEAR_MONTH": "2026-02", "YEAR": "2026", "MONTH": "02", "MONTH_NAME": "Feb"}, {"SITE_DERNIER_STATUT": "LAAYOUNE PORT", "DERNIER_STATUT": "recpt", "DATE_DERNIER_STATUT": "2026-02-01T00:00:00", "COUNT": 0, "YEAR_MONTH": "2026-02", "YEAR": "2026", "MONTH": "02", "MONTH_NAME": "Feb"}, {"SITE_DERNIER_STATUT": "LAAYOUNE PORT", "DERNIER_STATUT": "aexp", "DATE_DERNIER_STATUT": "2026-03-01T00:00:00", "COUNT": 3, "YEAR_MONTH": "2026-03", "YEAR": "2026", "MONTH": "03", "MONTH_NAME": "Mar"}, {"SITE_DERNIER_STATUT": "LAAYOUNE PORT", "DERNIER_STATUT": "aff", "DATE_DERNIER_STATUT": "2026-03-01T00:00:00", "COUNT": 3, "YEAR_MONTH": "2026-03", "YEAR": "2026", "MONTH": "03", "MONTH_NAME": "Mar"}, {"SITE_DERNIER_STATUT": "LAAYOUNE PORT", "DERNIER_STATUT": "affg", "DATE_DERNIER_STATUT": "2026-03-01T00:00:00", "COUNT": 0, "YEAR_MONTH": "2026-03", "YEAR": "2026", "MONTH": "03", "MONTH_NAME": "Mar"}, {"SITE_DERNIER_STATUT": "LAAYOUNE PORT", "DERNIER_STATUT": "chrgctr", "DATE_DERNIER_STATUT": "2026-03-01T00:00:00", "COUNT": 0, "YEAR_MONTH": "2026-03", "YEAR": "2026", "MONTH": "03", "MONTH_NAME": "Mar"}, {"SITE_DERNIER_STATUT": "LAAYOUNE PORT", "DERNIER_STATUT": "liv", "DATE_DERNIER_STATUT": "2026-03-01T00:00:00", "COUNT": 242, "YEAR_MONTH": "2026-03", "YEAR": "2026", "MONTH": "03", "MONTH_NAME": "Mar"}, {"SITE_DERNIER_STATUT": "LAAYOUNE PORT", "DERNIER_STATUT": "liv_ret", "DATE_DERNIER_STATUT": "2026-03-01T00:00:00", "COUNT": 4, "YEAR_MONTH": "2026-03", "YEAR": "2026", "MONTH": "03", "MONTH_NAME": "Mar"}, {"SITE_DERNIER_STATUT": "LAAYOUNE PORT", "DERNIER_STATUT": "nrcl", "DATE_DERNIER_STATUT": "2026-03-01T00:00:00", "COUNT": 0, "YEAR_MONTH": "2026-03", "YEAR": "2026", "MONTH": "03", "MONTH_NAME": "Mar"}, {"SITE_DERNIER_STATUT": "LAAYOUNE PORT", "DERNIER_STATUT": "recg", "DATE_DERNIER_STATUT": "2026-03-01T00:00:00", "COUNT": 0, "YEAR_MONTH": "2026-03", "YEAR": "2026", "MONTH": "03", "MONTH_NAME": "Mar"}, {"SITE_DERNIER_STATUT": "LAAYOUNE PORT", "DERNIER_STATUT": "recpt", "DATE_DERNIER_STATUT": "2026-03-01T00:00:00", "COUNT": 1, "YEAR_MONTH": "2026-03", "YEAR": "2026", "MONTH": "03", "MONTH_NAME": "Mar"}, {"SITE_DERNIER_STATUT": "LAAYOUNE PORT", "DERNIER_STATUT": "aexp", "DATE_DERNIER_STATUT": "2026-04-01T00:00:00", "COUNT": 46, "YEAR_MONTH": "2026-04", "YEAR": "2026", "MONTH": "04", "MONTH_NAME": "Apr"}, {"SITE_DERNIER_STATUT": "LAAYOUNE PORT", "DERNIER_STATUT": "aff", "DATE_DERNIER_STATUT": "2026-04-01T00:00:00", "COUNT": 4, "YEAR_MONTH": "2026-04", "YEAR": "2026", "MONTH": "04", "MONTH_NAME": "Apr"}, {"SITE_DERNIER_STATUT": "LAAYOUNE PORT", "DERNIER_STATUT": "affg", "DATE_DERNIER_STATUT": "2026-04-01T00:00:00", "COUNT": 14, "YEAR_MONTH": "2026-04", "YEAR": "2026", "MONTH": "04", "MONTH_NAME": "Apr"}, {"SITE_DERNIER_STATUT": "LAAYOUNE PORT", "DERNIER_STATUT": "chrgctr", "DATE_DERNIER_STATUT": "2026-04-01T00:00:00", "COUNT": 2, "YEAR_MONTH": "2026-04", "YEAR": "2026", "MONTH": "04", "MONTH_NAME": "Apr"}, {"SITE_DERNIER_STATUT": "LAAYOUNE PORT", "DERNIER_STATUT": "liv", "DATE_DERNIER_STATUT": "2026-04-01T00:00:00", "COUNT": 264, "YEAR_MONTH": "2026-04", "YEAR": "2026", "MONTH": "04", "MONTH_NAME": "Apr"}, {"SITE_DERNIER_STATUT": "LAAYOUNE PORT", "DERNIER_STATUT": "liv_ret", "DATE_DERNIER_STATUT": "2026-04-01T00:00:00", "COUNT": 0, "YEAR_MONTH": "2026-04", "YEAR": "2026", "MONTH": "04", "MONTH_NAME": "Apr"}, {"SITE_DERNIER_STATUT": "LAAYOUNE PORT", "DERNIER_STATUT": "nrcl", "DATE_DERNIER_STATUT": "2026-04-01T00:00:00", "COUNT": 0, "YEAR_MONTH": "2026-04", "YEAR": "2026", "MONTH": "04", "MONTH_NAME": "Apr"}, {"SITE_DERNIER_STATUT": "LAAYOUNE PORT", "DERNIER_STATUT": "recg", "DATE_DERNIER_STATUT": "2026-04-01T00:00:00", "COUNT": 0, "YEAR_MONTH": "2026-04", "YEAR": "2026", "MONTH": "04", "MONTH_NAME": "Apr"}, {"SITE_DERNIER_STATUT": "LAAYOUNE PORT", "DERNIER_STATUT": "recpt", "DATE_DERNIER_STATUT": "2026-04-01T00:00:00", "COUNT": 16, "YEAR_MONTH": "2026-04", "YEAR": "2026", "MONTH": "04", "MONTH_NAME": "Apr"}]}}
